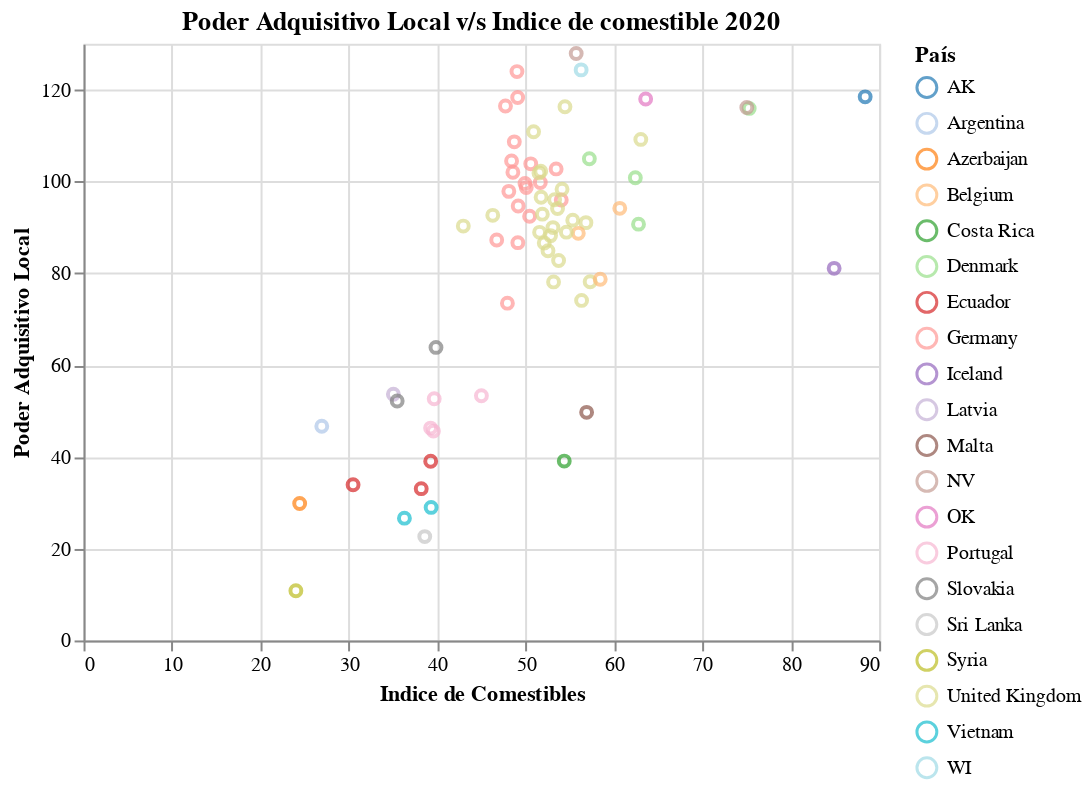

The notebook cell saved with this chart:
### Code cell
alt.Chart(life_cost[(life_cost['year']==2020) & (life_cost.country.isin(my_countries))]).mark_point().encode(
    x=alt.X('groceries_index',axis=alt.Axis(title='Indice de Comestibles')),
    y=alt.Y('local_purchasing_power_index',axis=alt.Axis(title='Poder Adquisitivo Local')),
    color=alt.Color('country', scale=alt.Scale(scheme='category20'), title='País'),
    tooltip = ('groceries_index','local_purchasing_power_index','country')
).properties(
    title='Poder Adquisitivo Local v/s Indice de comestible 2020'
).interactive()

### Figure 1 — Vega-Lite specification as saved in the notebook (floating-point values rounded to 4 significant figures)
{"$schema": "https://vega.github.io/schema/vega-lite/v3.4.0.json", "config": {"background": "white", "mark": {"tooltip": null}, "view": {"height": 300, "width": 400}}, "data": {"name": "data-58a71719e92c79fe8ca13d6ffd8d93e4"}, "datasets": {"data-58a71719e92c79fe8ca13d6ffd8d93e4": [{"city": "Reykjavik, Iceland", "cost_of_living_index": 100.8, "cost_of_living_plus_rent_index": 77.12, "country": " Iceland", "groceries_index": 84.91, "local_purchasing_power_index": 81.07, "rank": 9, "rent_index": 51.25, "restaurant_price_index": 120.6, "year": 2020}, {"city": "Anchorage, AK, United States", "cost_of_living_index": 91.36, "cost_of_living_plus_rent_index": 66.29, "country": " AK", "groceries_index": 88.42, "local_purchasing_power_index": 118.4, "rank": 13, "rent_index": 38.94, "restaurant_price_index": 78.89, "year": 2020}, {"city": "Aalborg, Denmark", "cost_of_living_index": 88.4, "cost_of_living_plus_rent_index": 57.69, "country": " Denmark", "groceries_index": 75.3, "local_purchasing_power_index": 115.9, "rank": 16, "rent_index": 24.2, "restaurant_price_index": 103.0, "year": 2020}, {"city": "Copenhagen, Denmark", "cost_of_living_index": 86.23, "cost_of_living_plus_rent_index": 66.26, "country": " Denmark", "groceries_index": 62.78, "local_purchasing_power_index": 90.7, "rank": 21, "rent_index": 44.49, "restaurant_price_index": 104.6, "year": 2020}, {"city": "London, United Kingdom", "cost_of_living_index": 81.3, "cost_of_living_plus_rent_index": 75.9, "country": " United Kingdom", "groceries_index": 57.31, "local_purchasing_power_index": 78.16, "rank": 28, "rent_index": 70.01, "restaurant_price_index": 89.04, "year": 2020}, {"city": "Arhus, Denmark", "cost_of_living_index": 81.08, "cost_of_living_plus_rent_index": 57.21, "country": " Denmark", "groceries_index": 62.42, "local_purchasing_power_index": 100.8, "rank": 30, "rent_index": 31.17, "restaurant_price_index": 88.73, "year": 2020}, {"city": "Odense, Denmark", "cost_of_living_index": 75.9, "cost_of_living_plus_rent_index": 50.9, "country": " Denmark", "groceries_index": 57.22, "local_purchasing_power_index": 104.9, "rank": 54, "rent_index": 23.64, "restaurant_price_index": 96.29, "year": 2020}, {"city": "Brighton, United Kingdom", "cost_of_living_index": 75.48, "cost_of_living_plus_rent_index": 59.95, "country": " United Kingdom", "groceries_index": 56.34, "local_purchasing_power_index": 74.08, "rank": 57, "rent_index": 43.02, "restaurant_price_index": 87.06, "year": 2020}, {"city": "Reno, NV, United States", "cost_of_living_index": 73.85, "cost_of_living_plus_rent_index": 56.81, "country": " NV", "groceries_index": 75.03, "local_purchasing_power_index": 116.1, "rank": 73, "rent_index": 38.22, "restaurant_price_index": 75.19, "year": 2020}, {"city": "Bristol, United Kingdom", "cost_of_living_index": 73.17, "cost_of_living_plus_rent_index": 55.78, "country": " United Kingdom", "groceries_index": 56.83, "local_purchasing_power_index": 91.03, "rank": 80, "rent_index": 36.82, "restaurant_price_index": 84.02, "year": 2020}, {"city": "Reading, United Kingdom", "cost_of_living_index": 72.95, "cost_of_living_plus_rent_index": 57.52, "country": " United Kingdom", "groceries_index": 63.04, "local_purchasing_power_index": 109.2, "rank": 83, "rent_index": 40.69, "restaurant_price_index": 68.69, "year": 2020}, {"city": "Gent, Belgium", "cost_of_living_index": 72.67, "cost_of_living_plus_rent_index": 49.55, "country": " Belgium", "groceries_index": 58.45, "local_purchasing_power_index": 78.69, "rank": 85, "rent_index": 24.34, "restaurant_price_index": 79.47, "year": 2020}, {"city": "Brussels, Belgium", "cost_of_living_index": 72.33, "cost_of_living_plus_rent_index": 52.13, "country": " Belgium", "groceries_index": 60.66, "local_purchasing_power_index": 94.14, "rank": 92, "rent_index": 30.1, "restaurant_price_index": 81.36, "year": 2020}, {"city": "Cambridge, United Kingdom", "cost_of_living_index": 72.24, "cost_of_living_plus_rent_index": 57.82, "country": " United Kingdom", "groceries_index": 53.17, "local_purchasing_power_index": 78.11, "rank": 94, "rent_index": 42.09, "restaurant_price_index": 82.53, "year": 2020}, {"city": "Munich, Germany", "cost_of_living_index": 72.19, "cost_of_living_plus_rent_index": 58.69, "country": " Germany", "groceries_index": 54.04, "local_purchasing_power_index": 95.97, "rank": 96, "rent_index": 43.96, "restaurant_price_index": 74.69, "year": 2020}, {"city": "Hamburg, Germany", "cost_of_living_index": 71.24, "cost_of_living_plus_rent_index": 53.3, "country": " Germany", "groceries_index": 53.46, "local_purchasing_power_index": 102.7, "rank": 103, "rent_index": 33.74, "restaurant_price_index": 67.35, "year": 2020}, {"city": "Antwerp, Belgium", "cost_of_living_index": 70.98, "cost_of_living_plus_rent_index": 49.02, "country": " Belgium", "groceries_index": 55.97, "local_purchasing_power_index": 88.7, "rank": 105, "rent_index": 25.06, "restaurant_price_index": 79.18, "year": 2020}, {"city": "Oxford, United Kingdom", "cost_of_living_index": 70.94, "cost_of_living_plus_rent_index": 59.13, "country": " United Kingdom", "groceries_index": 52.54, "local_purchasing_power_index": 84.9, "rank": 107, "rent_index": 46.25, "restaurant_price_index": 72.54, "year": 2020}, {"city": "York, United Kingdom", "cost_of_living_index": 70.23, "cost_of_living_plus_rent_index": 50.75, "country": " United Kingdom", "groceries_index": 54.13, "local_purchasing_power_index": 98.3, "rank": 115, "rent_index": 29.5, "restaurant_price_index": 76.83, "year": 2020}, {"city": "Aberdeen, United Kingdom", "cost_of_living_index": 70.01, "cost_of_living_plus_rent_index": 49.11, "country": " United Kingdom", "groceries_index": 54.46, "local_purchasing_power_index": 116.3, "rank": 118, "rent_index": 26.33, "restaurant_price_index": 77.66, "year": 2020}, {"city": "Edinburgh, United Kingdom", "cost_of_living_index": 69.94, "cost_of_living_plus_rent_index": 52.44, "country": " United Kingdom", "groceries_index": 53.1, "local_purchasing_power_index": 89.95, "rank": 119, "rent_index": 33.34, "restaurant_price_index": 86.47, "year": 2020}, {"city": "Heidelberg, Germany", "cost_of_living_index": 69.88, "cost_of_living_plus_rent_index": 50.15, "country": " Germany", "groceries_index": 50.46, "local_purchasing_power_index": 92.43, "rank": 121, "rent_index": 28.63, "restaurant_price_index": 70, "year": 2020}, {"city": "Frankfurt, Germany", "cost_of_living_index": 69.78, "cost_of_living_plus_rent_index": 53.71, "country": " Germany", "groceries_index": 48.42, "local_purchasing_power_index": 104.5, "rank": 124, "rent_index": 36.19, "restaurant_price_index": 64.74, "year": 2020}, {"city": "Leicester, United Kingdom", "cost_of_living_index": 69.33, "cost_of_living_plus_rent_index": 46.52, "country": " United Kingdom", "groceries_index": 54.62, "local_purchasing_power_index": 88.95, "rank": 128, "rent_index": 21.64, "restaurant_price_index": 69.77, "year": 2020}, {"city": "Sliema, Malta", "cost_of_living_index": 69.13, "cost_of_living_plus_rent_index": 52.28, "country": " Malta", "groceries_index": 56.91, "local_purchasing_power_index": 49.7, "rank": 131, "rent_index": 33.91, "restaurant_price_index": 77.21, "year": 2020}, {"city": "Manchester, United Kingdom", "cost_of_living_index": 68.25, "cost_of_living_plus_rent_index": 50.37, "country": " United Kingdom", "groceries_index": 52.83, "local_purchasing_power_index": 88.2, "rank": 136, "rent_index": 30.86, "restaurant_price_index": 76.61, "year": 2020}, {"city": "Dundee, United Kingdom", "cost_of_living_index": 68.03, "cost_of_living_plus_rent_index": 46.7, "country": " United Kingdom", "groceries_index": 55.34, "local_purchasing_power_index": 91.57, "rank": 139, "rent_index": 23.43, "restaurant_price_index": 79.77, "year": 2020}, {"city": "Bonn, Germany", "cost_of_living_index": 68.02, "cost_of_living_plus_rent_index": 49.21, "country": " Germany", "groceries_index": 49.17, "local_purchasing_power_index": 94.64, "rank": 141, "rent_index": 28.7, "restaurant_price_index": 68.36, "year": 2020}, {"city": "Stuttgart, Germany", "cost_of_living_index": 67.71, "cost_of_living_plus_rent_index": 50.86, "country": " Germany", "groceries_index": 50.59, "local_purchasing_power_index": 103.8, "rank": 143, "rent_index": 32.49, "restaurant_price_index": 68.85, "year": 2020}, {"city": "Las Vegas, NV, United States", "cost_of_living_index": 67.46, "cost_of_living_plus_rent_index": 52.53, "country": " NV", "groceries_index": 55.73, "local_purchasing_power_index": 127.9, "rank": 144, "rent_index": 36.26, "restaurant_price_index": 76.28, "year": 2020}, {"city": "Birmingham, United Kingdom", "cost_of_living_index": 67.42, "cost_of_living_plus_rent_index": 49.28, "country": " United Kingdom", "groceries_index": 52.12, "local_purchasing_power_index": 86.59, "rank": 145, "rent_index": 29.5, "restaurant_price_index": 75.84, "year": 2020}, {"city": "Dusseldorf, Germany", "cost_of_living_index": 66.98, "cost_of_living_plus_rent_index": 48.1, "country": " Germany", "groceries_index": 49.94, "local_purchasing_power_index": 99.57, "rank": 150, "rent_index": 27.5, "restaurant_price_index": 63.43, "year": 2020}, {"city": "Nuremberg, Germany", "cost_of_living_index": 66.71, "cost_of_living_plus_rent_index": 46.68, "country": " Germany", "groceries_index": 51.67, "local_purchasing_power_index": 99.78, "rank": 154, "rent_index": 24.83, "restaurant_price_index": 63.48, "year": 2020}, {"city": "Nottingham, United Kingdom", "cost_of_living_index": 66.64, "cost_of_living_plus_rent_index": 46.34, "country": " United Kingdom", "groceries_index": 53.74, "local_purchasing_power_index": 82.78, "rank": 156, "rent_index": 24.19, "restaurant_price_index": 66.61, "year": 2020}, {"city": "Derby, United Kingdom", "cost_of_living_index": 66.25, "cost_of_living_plus_rent_index": 44.27, "country": " United Kingdom", "groceries_index": 50.91, "local_purchasing_power_index": 110.8, "rank": 158, "rent_index": 20.3, "restaurant_price_index": 73.65, "year": 2020}, {"city": "Southampton, United Kingdom", "cost_of_living_index": 66.21, "cost_of_living_plus_rent_index": 49.46, "country": " United Kingdom", "groceries_index": 51.52, "local_purchasing_power_index": 101.8, "rank": 159, "rent_index": 31.18, "restaurant_price_index": 66.73, "year": 2020}, {"city": "Mannheim, Germany", "cost_of_living_index": 66.12, "cost_of_living_plus_rent_index": 43.71, "country": " Germany", "groceries_index": 48.57, "local_purchasing_power_index": 102, "rank": 160, "rent_index": 19.27, "restaurant_price_index": 63.24, "year": 2020}, {"city": "Newcastle upon Tyne, United Kingdom", "cost_of_living_index": 66.09, "cost_of_living_plus_rent_index": 46.06, "country": " United Kingdom", "groceries_index": 51.59, "local_purchasing_power_index": 88.92, "rank": 161, "rent_index": 24.21, "restaurant_price_index": 70.08, "year": 2020}, {"city": "Glasgow, United Kingdom", "cost_of_living_index": 65.85, "cost_of_living_plus_rent_index": 47.02, "country": " United Kingdom", "groceries_index": 51.76, "local_purchasing_power_index": 96.55, "rank": 163, "rent_index": 26.49, "restaurant_price_index": 76.03, "year": 2020}, {"city": "Cologne, Germany", "cost_of_living_index": 65.13, "cost_of_living_plus_rent_index": 47.67, "country": " Germany", "groceries_index": 48.11, "local_purchasing_power_index": 97.84, "rank": 167, "rent_index": 28.62, "restaurant_price_index": 59.5, "year": 2020}, {"city": "Cardiff, United Kingdom", "cost_of_living_index": 65.1, "cost_of_living_plus_rent_index": 46.94, "country": " United Kingdom", "groceries_index": 53.62, "local_purchasing_power_index": 94.12, "rank": 169, "rent_index": 27.14, "restaurant_price_index": 64.87, "year": 2020}, {"city": "Leeds, United Kingdom", "cost_of_living_index": 64.83, "cost_of_living_plus_rent_index": 46.74, "country": " United Kingdom", "groceries_index": 51.72, "local_purchasing_power_index": 102.2, "rank": 170, "rent_index": 27, "restaurant_price_index": 69.79, "year": 2020}, {"city": "Berlin, Germany", "cost_of_living_index": 64.76, "cost_of_living_plus_rent_index": 49.49, "country": " Germany", "groceries_index": 50.08, "local_purchasing_power_index": 98.66, "rank": 171, "rent_index": 32.83, "restaurant_price_index": 55.05, "year": 2020}, {"city": "Madison, WI, United States", "cost_of_living_index": 64.67, "cost_of_living_plus_rent_index": 51.96, "country": " WI", "groceries_index": 56.29, "local_purchasing_power_index": 124.3, "rank": 173, "rent_index": 38.11, "restaurant_price_index": 69.31, "year": 2020}, {"city": "Essen, Germany", "cost_of_living_index": 64.47, "cost_of_living_plus_rent_index": 42.47, "country": " Germany", "groceries_index": 46.74, "local_purchasing_power_index": 87.25, "rank": 174, "rent_index": 18.47, "restaurant_price_index": 67.15, "year": 2020}, {"city": "Tulsa, OK, United States", "cost_of_living_index": 64.28, "cost_of_living_plus_rent_index": 46.15, "country": " OK", "groceries_index": 63.59, "local_purchasing_power_index": 118.0, "rank": 176, "rent_index": 26.38, "restaurant_price_index": 59.3, "year": 2020}, {"city": "Liverpool, United Kingdom", "cost_of_living_index": 64.03, "cost_of_living_plus_rent_index": 45.04, "country": " United Kingdom", "groceries_index": 46.29, "local_purchasing_power_index": 92.62, "rank": 178, "rent_index": 24.32, "restaurant_price_index": 71.81, "year": 2020}, {"city": "Bremen, Germany", "cost_of_living_index": 63.72, "cost_of_living_plus_rent_index": 44.65, "country": " Germany", "groceries_index": 49.13, "local_purchasing_power_index": 86.67, "rank": 181, "rent_index": 23.84, "restaurant_price_index": 60.96, "year": 2020}, {"city": "Leipzig, Germany", "cost_of_living_index": 62.79, "cost_of_living_plus_rent_index": 42.37, "country": " Germany", "groceries_index": 47.95, "local_purchasing_power_index": 73.48, "rank": 185, "rent_index": 20.11, "restaurant_price_index": 54, "year": 2020}, {"city": "Sheffield, United Kingdom", "cost_of_living_index": 62.69, "cost_of_living_plus_rent_index": 43.93, "country": " United Kingdom", "groceries_index": 53.29, "local_purchasing_power_index": 96.02, "rank": 188, "rent_index": 23.48, "restaurant_price_index": 64.18, "year": 2020}, {"city": "Hanover, Germany", "cost_of_living_index": 62.37, "cost_of_living_plus_rent_index": 43.63, "country": " Germany", "groceries_index": 49.11, "local_purchasing_power_index": 118.3, "rank": 189, "rent_index": 23.19, "restaurant_price_index": 60.73, "year": 2020}, {"city": "Dresden, Germany", "cost_of_living_index": 61.9, "cost_of_living_plus_rent_index": 42.57, "country": " Germany", "groceries_index": 48.73, "local_purchasing_power_index": 108.6, "rank": 191, "rent_index": 21.48, "restaurant_price_index": 53.56, "year": 2020}, {"city": "Belfast, United Kingdom", "cost_of_living_index": 61.85, "cost_of_living_plus_rent_index": 44.24, "country": " United Kingdom", "groceries_index": 51.9, "local_purchasing_power_index": 92.87, "rank": 192, "rent_index": 25.03, "restaurant_price_index": 71.84, "year": 2020}, {"city": "Karlsruhe, Germany", "cost_of_living_index": 61.32, "cost_of_living_plus_rent_index": 42.95, "country": " Germany", "groceries_index": 47.73, "local_purchasing_power_index": 116.5, "rank": 195, "rent_index": 22.91, "restaurant_price_index": 52, "year": 2020}, {"city": "Aachen, Germany", "cost_of_living_index": 61.24, "cost_of_living_plus_rent_index": 41.7, "country": " Germany", "groceries_index": 49.03, "local_purchasing_power_index": 123.9, "rank": 196, "rent_index": 20.38, "restaurant_price_index": 48.14, "year": 2020}, {"city": "Kingston upon Hull, United Kingdom", "cost_of_living_index": 58.51, "cost_of_living_plus_rent_index": 39.35, "country": " United Kingdom", "groceries_index": 42.96, "local_purchasing_power_index": 90.28, "rank": 203, "rent_index": 18.44, "restaurant_price_index": 64.59, "year": 2020}, {"city": "San Jose, Costa Rica", "cost_of_living_index": 58.48, "cost_of_living_plus_rent_index": 39.25, "country": " Costa Rica", "groceries_index": 54.38, "local_purchasing_power_index": 39.08, "rank": 204, "rent_index": 18.28, "restaurant_price_index": 49.4, "year": 2020}, {"city": "Braga, Portugal", "cost_of_living_index": 51.9, "cost_of_living_plus_rent_index": 34.51, "country": " Portugal", "groceries_index": 45.01, "local_purchasing_power_index": 53.3, "rank": 226, "rent_index": 15.55, "restaurant_price_index": 37.26, "year": 2020}, {"city": "Lisbon, Portugal", "cost_of_living_index": 51.87, "cost_of_living_plus_rent_index": 42.33, "country": " Portugal", "groceries_index": 39.26, "local_purchasing_power_index": 46.27, "rank": 227, "rent_index": 31.92, "restaurant_price_index": 46.72, "year": 2020}, {"city": "Porto, Portugal", "cost_of_living_index": 49.77, "cost_of_living_plus_rent_index": 37.75, "country": " Portugal", "groceries_index": 39.58, "local_purchasing_power_index": 45.61, "rank": 238, "rent_index": 24.63, "restaurant_price_index": 41.56, "year": 2020}, {"city": "Riga, Latvia", "cost_of_living_index": 49.29, "cost_of_living_plus_rent_index": 32.24, "country": " Latvia", "groceries_index": 35.05, "local_purchasing_power_index": 53.64, "rank": 241, "rent_index": 13.66, "restaurant_price_index": 47.01, "year": 2020}, {"city": "Coimbra, Portugal", "cost_of_living_index": 48.84, "cost_of_living_plus_rent_index": 32.76, "country": " Portugal", "groceries_index": 39.67, "local_purchasing_power_index": 52.65, "rank": 246, "rent_index": 15.22, "restaurant_price_index": 40.04, "year": 2020}, {"city": "Bratislava, Slovakia", "cost_of_living_index": 48.27, "cost_of_living_plus_rent_index": 35.67, "country": " Slovakia", "groceries_index": 39.87, "local_purchasing_power_index": 63.85, "rank": 248, "rent_index": 21.92, "restaurant_price_index": 40.45, "year": 2020}, {"city": "Kosice, Slovakia", "cost_of_living_index": 44.51, "cost_of_living_plus_rent_index": 30.4, "country": " Slovakia", "groceries_index": 35.48, "local_purchasing_power_index": 52.17, "rank": 264, "rent_index": 15.02, "restaurant_price_index": 33.39, "year": 2020}, {"city": "Quito, Ecuador", "cost_of_living_index": 43.85, "cost_of_living_plus_rent_index": 28.95, "country": " Ecuador", "groceries_index": 39.27, "local_purchasing_power_index": 39.03, "rank": 272, "rent_index": 12.7, "restaurant_price_index": 33.71, "year": 2020}, {"city": "Guayaquil, Ecuador", "cost_of_living_index": 43.74, "cost_of_living_plus_rent_index": 29.67, "country": " Ecuador", "groceries_index": 38.2, "local_purchasing_power_index": 33.07, "rank": 273, "rent_index": 14.34, "restaurant_price_index": 29.23, "year": 2020}, {"city": "Hanoi, Vietnam", "cost_of_living_index": 39.88, "cost_of_living_plus_rent_index": 26.28, "country": " Vietnam", "groceries_index": 39.32, "local_purchasing_power_index": 28.99, "rank": 298, "rent_index": 11.45, "restaurant_price_index": 19.69, "year": 2020}, {"city": "Ho Chi Minh City, Vietnam", "cost_of_living_index": 38.2, "cost_of_living_plus_rent_index": 27.93, "country": " Vietnam", "groceries_index": 36.3, "local_purchasing_power_index": 26.64, "rank": 321, "rent_index": 16.74, "restaurant_price_index": 20.71, "year": 2020}, {"city": "Cuenca, Ecuador", "cost_of_living_index": 34.89, "cost_of_living_plus_rent_index": 23.65, "country": " Ecuador", "groceries_index": 30.49, "local_purchasing_power_index": 33.93, "rank": 364, "rent_index": 11.4, "restaurant_price_index": 24.83, "year": 2020}, {"city": "Buenos Aires, Argentina", "cost_of_living_index": 34.58, "cost_of_living_plus_rent_index": 22.37, "country": " Argentina", "groceries_index": 26.95, "local_purchasing_power_index": 46.67, "rank": 367, "rent_index": 9.05, "restaurant_price_index": 33.1, "year": 2020}, {"city": "Colombo, Sri Lanka", "cost_of_living_index": 34.3, "cost_of_living_plus_rent_index": 23.14, "country": " Sri Lanka", "groceries_index": 38.6, "local_purchasing_power_index": 22.63, "rank": 372, "rent_index": 10.97, "restaurant_price_index": 21.08, "year": 2020}, {"city": "Baku, Azerbaijan", "cost_of_living_index": 31.31, "cost_of_living_plus_rent_index": 21.13, "country": " Azerbaijan", "groceries_index": 24.45, "local_purchasing_power_index": 29.84, "rank": 390, "rent_index": 10.03, "restaurant_price_index": 32.25, "year": 2020}, {"city": "Damascus, Syria", "cost_of_living_index": 27.7, "cost_of_living_plus_rent_index": 18.21, "country": " Syria", "groceries_index": 24.02, "local_purchasing_power_index": 10.82, "rank": 406, "rent_index": 7.87, "restaurant_price_index": 23.5, "year": 2020}]}, "encoding": {"color": {"field": "country", "scale": {"scheme": "category20"}, "title": "País", "type": "nominal"}, "tooltip": [{"field": "groceries_index", "type": "quantitative"}, {"field": "local_purchasing_power_index", "type": "quantitative"}, {"field": "country", "type": "nominal"}], "x": {"axis": {"title": "Indice de Comestibles"}, "field": "groceries_index", "type": "quantitative"}, "y": {"axis": {"title": "Poder Adquisitivo Local"}, "field": "local_purchasing_power_index", "type": "quantitative"}}, "mark": "point", "selection": {"selector006": {"bind": "scales", "encodings": ["x", "y"], "type": "interval"}}, "title": "Poder Adquisitivo Local v/s Indice de comestible 2020"}
